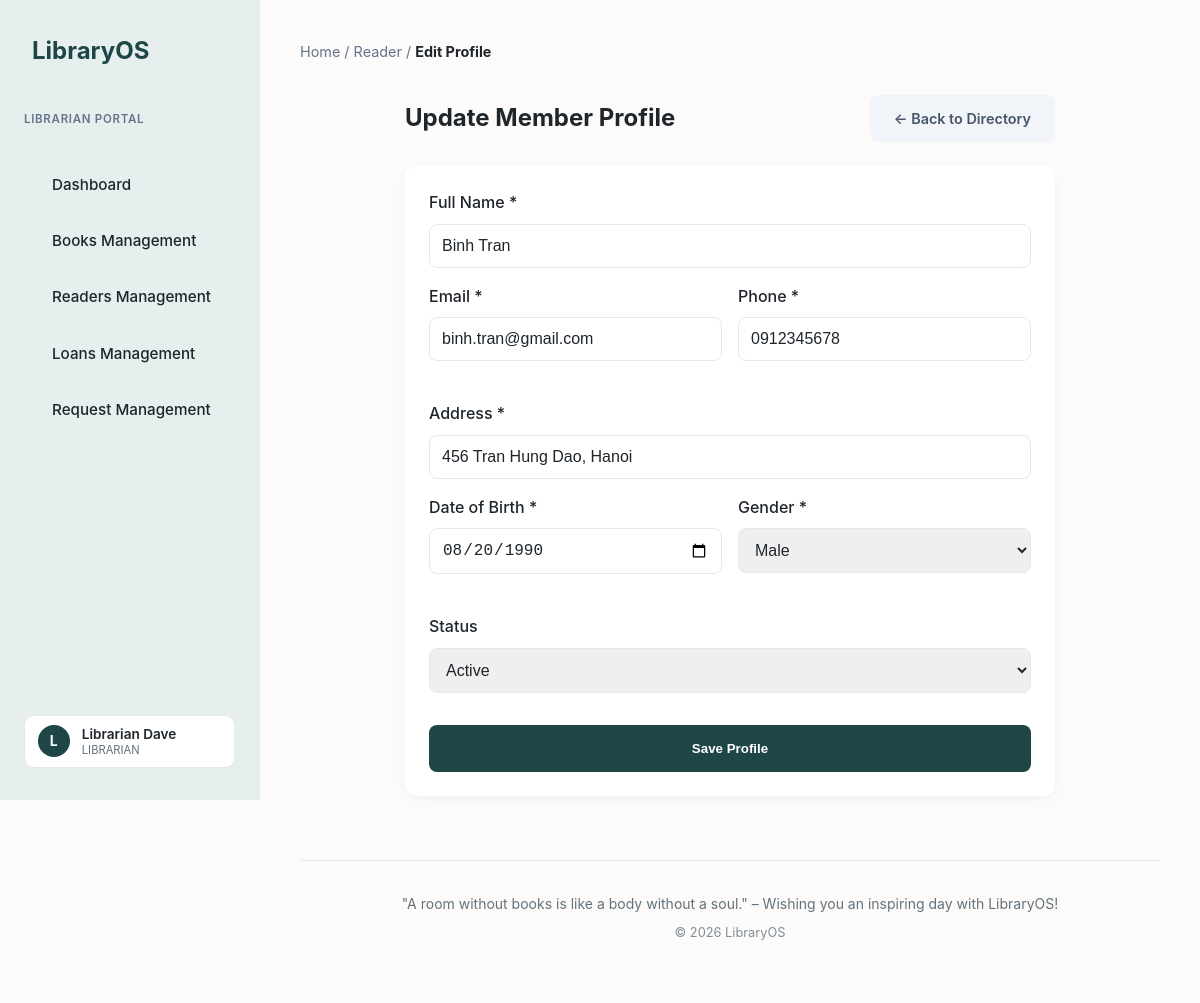
The app's page /reader_management/reader_add.php?id=2 (signed in) with its own data.
### tables this page shows
CREATE TABLE readers (
    id         INT AUTO_INCREMENT PRIMARY KEY,
    name       VARCHAR(150) NOT NULL,
    phone      VARCHAR(20)  UNIQUE,
    email      VARCHAR(100) UNIQUE,
    address    TEXT,
    dob        DATE,
    gender     ENUM('male', 'female', 'other') DEFAULT 'male',
    status     ENUM('active', 'inactive') DEFAULT 'active',
    account_id INT NULL DEFAULT NULL UNIQUE,
    created_at TIMESTAMP DEFAULT CURRENT_TIMESTAMP,
    FOREIGN KEY (account_id) REFERENCES accounts(id) ON DELETE SET NULL ON UPDATE CASCADE
);

### reader_management/reader_add.php (called while the page is built, shortened)
<?php
require_once '../env/config.php';
include '../inc/header.php';
$reader_id = isset($_GET['id']) ? (int)$_GET['id'] : null;
$reader_data = ['name' => '', 'phone' => '', 'email' => '', 'address' => '', 'dob' => '', 'gender' => 'male', 'status' => 'active'];
if ($reader_id) {
    $res = mysqli_query($db_connect, "SELECT * FROM readers WHERE id = $reader_id");
    if ($row = mysqli_fetch_assoc($res)) $reader_data = $row;
}
include 'views/reader_editor.php';
include '../inc/footer.php';

### reader_management/views/reader_editor.php (the view, shortened to what this page needs)
<div class="breadcrumb" style="margin-bottom: 2rem; color: #64748b; font-size: 0.9rem;">
    Home / Reader / <strong style="color: var(--text-color);"><?php echo $reader_id ? 'Edit Profile' : 'New Registration'; ?></strong>
</div>
<div class="form-wrapper" style="max-width: 650px; margin: 0 auto;">
    <div style="display: flex; justify-content: space-between; align-items: center; margin-bottom: 1.5rem;">
        <h1 style="font-size: 1.5rem;"><?php echo $reader_id ? 'Update Member Profile' : 'Register Member'; ?></h1>
        <a href="readers.php" class="btn" style="background: #f1f5f9; color: #475569; font-size: 0.9rem;">&larr; Back to Directory</a>
    </div>
    <form action="" method="POST" autocomplete="off">
        <div class="form-card" style="padding: 1.5rem; border-radius: 12px;">
            <div class="form-group" style="margin-bottom:1rem;">
                <label>Full Name *</label>
                <input type="text" name="name" value="<?php echo htmlspecialchars($reader_data['name']); ?>" required style="width: 100%;">
            </div>
            <div style="display: grid; grid-template-columns: 1fr 1fr; gap: 1rem; margin-bottom:1rem;">
                <div class="form-group">
                    <label>Email *</label>
                    <input type="email" name="email" value="<?php echo htmlspecialchars($reader_data['email']); ?>" required style="width: 100%;">
                </div>
                <div class="form-group">
                    <label>Phone *</label>
                    <input type="text" name="phone" value="<?php echo htmlspecialchars($reader_data['phone']); ?>" required style="width: 100%;">
                </div>
            </div>
            <div class="form-group" style="margin-bottom:1rem;">
                <label>Address *</label>
                <input type="text" name="address" value="<?php echo htmlspecialchars($reader_data['address']); ?>" required style="width: 100%;">
            </div>
            <div style="display: grid; grid-template-columns: 1fr 1fr; gap: 1rem; margin-bottom:1rem;">
                <div class="form-group">
                    <label>Date of Birth *</label>
                    <input type="date" name="dob" value="<?php echo htmlspecialchars($reader_data['dob']); ?>" required style="width: 100%;">
                </div>
                <div class="form-group">
                    <label>Gender *</label>
                    <select name="gender" style="width: 100%;">
                        <option value="male" <?php echo $reader_data['gender'] == 'male' ? 'selected' : ''; ?>>Male</option>
                    </select>
                </div>
            </div>
            <div class="form-group">
                <label>Status</label>
                <select name="status" style="width: 100%;">
                    <option value="active" <?php echo $reader_data['status'] == 'active' ? 'selected' : ''; ?>>Active</option>
                </select>
            </div>
            <div style="margin-top: 2rem;">
                <button type="submit" class="btn btn-primary" style="width: 100%; padding: 1rem;">Save Profile</button>
            </div>
        </div>
    </form>
</div>

### css/style.css (style rules this page uses)
:root { --primary-color: #1e4646; --primary-light: #e6eeee; --bg-color: #fcfbfa; --text-color: #1e252b; --text-muted: #62727d; --card-bg: #ffffff; --border-color: #e6e8eb; --danger: #cb4343; --success: #2e7d5a; }
* { margin: 0; padding: 0; box-sizing: border-box; }
body { font-family: 'Inter', system-ui, -apple-system, sans-serif; background-color: var(--bg-color); color: var(--text-color); line-height: 1.6; -webkit-font-smoothing: antialiased; }
.form-card { background: var(--card-bg); padding: 2.5rem; border-radius: 12px; box-shadow: 0 4px 20px -2px rgba(30, 37, 43, 0.04), 0 2px 6px -1px rgba(30, 37, 43, 0.02); max-width: 800px; margin: 0 auto; }
.form-group { margin-bottom: 1.5rem; }
label { display: block; margin-bottom: 0.5rem; font-weight: 500; color: var(--text-color); }
input, select, textarea { width: 100%; padding: 0.75rem; border: 1px solid var(--border-color); border-radius: 8px; font-size: 1rem; color: var(--text-color); transition: border-color 0.3s, box-shadow 0.3s; }
.btn { display: inline-block; padding: 0.75rem 1.5rem; border-radius: 8px; font-weight: 600; text-decoration: none; cursor: pointer; border: none; transition: opacity 0.3s, transform 0.1s; }
.btn-primary { background-color: var(--primary-color); color: white; }
body { display: flex; min-height: 100vh; }
:root { --shopee-orange: #ee4d2d; }

### records on screen
readers: name "Binh Tran", email "binh.tran@gmail.com", phone "0912345678", address "456 Tran Hung Dao, Hanoi", dob "08/20/1990", gender "Male", status "Active"

### other values on screen
substr($_SESSION['full_name'], 0, 1) "L"
$_SESSION['full_name'] "Librarian Dave"
$_SESSION['role_name'] "LIBRARIAN"
